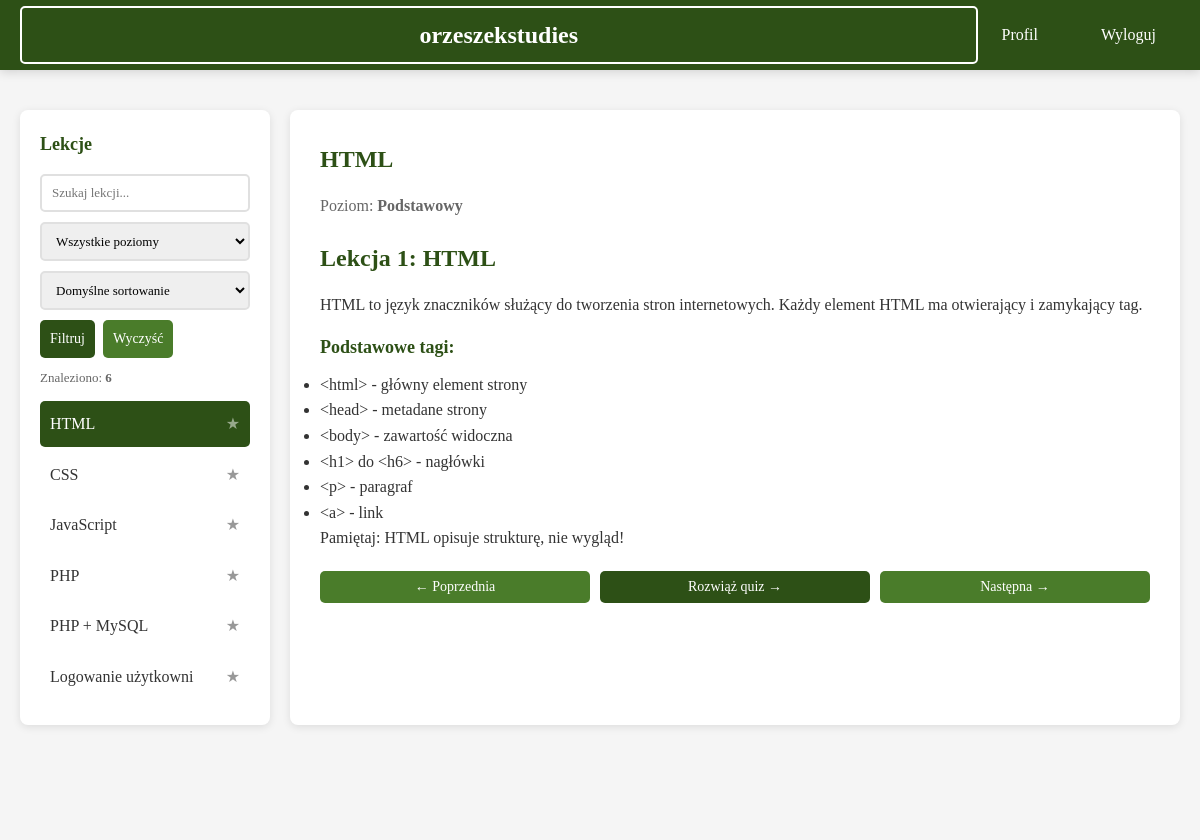
The app's page /learn.php (signed in) with its own data.
### tables this page shows
CREATE TABLE lessons (
    id INT PRIMARY KEY AUTO_INCREMENT,
    title VARCHAR(100) NOT NULL,
    level_id INT NOT NULL,
    status ENUM('draft', 'published') NOT NULL DEFAULT 'published',
    content LONGTEXT NOT NULL,
    order_in_level INT NOT NULL,
    created_at TIMESTAMP DEFAULT CURRENT_TIMESTAMP,
    INDEX (status),
    FOREIGN KEY (level_id) REFERENCES lesson_levels(id) ON DELETE CASCADE
);

CREATE TABLE lesson_levels (
    id INT PRIMARY KEY AUTO_INCREMENT,
    name VARCHAR(50) NOT NULL UNIQUE,
    description TEXT,
    created_at TIMESTAMP DEFAULT CURRENT_TIMESTAMP
);

### src/classes/Lesson.php (called while the page is built, shortened)
<?php
require_once __DIR__ . '/../config/Database.php';
class Lesson {
    private $db;
    public function __construct() {
        $this->db = Database::getInstance()->getConnection();
    }
    public function searchLessons($query = '', $levelId = 0, $sort = 'default', $isAdmin = false) {
        try {
            $sql = "
                SELECT l.*, ll.name as level_name
                FROM lessons l
                JOIN lesson_levels ll ON l.level_id = ll.id
                WHERE 1=1
            ";
            $params = [];
            if (!$isAdmin) {
                $sql .= " AND l.status = 'published'";
            }
            switch ($sort) {
                default:
                    $sql .= ' ORDER BY l.level_id, l.order_in_level';
                    break;
            }
            $stmt = $this->db->prepare($sql);
            $stmt->execute($params);
            return $stmt->fetchAll();
        } catch (PDOException $e) {
            return [];
        }
    }
    public function getLesson($lessonId) {
        try {
            $stmt = $this->db->prepare("
                SELECT l.*, ll.name as level_name
                FROM lessons l
                JOIN lesson_levels ll ON l.level_id = ll.id
                WHERE l.id = ?
            ");
            $stmt->execute([$lessonId]);
            return $stmt->fetch();
        } catch (PDOException $e) {
            return null;
        }
    }
    public function getPreviousLesson($currentLessonId) {
        try {
            $current = $this->getLesson($currentLessonId);
            if (!$current || $current['order_in_level'] == 1) return null;
            $stmt = $this->db->prepare("
                SELECT l.*
                FROM lessons l
                WHERE l.level_id = ? AND l.order_in_level = ?
            ");
            $stmt->execute([$current['level_id'], $current['order_in_level'] - 1]);
            return $stmt->fetch();
        } catch (PDOException $e) {
            return null;
        }
    }
    public function getNextLesson($currentLessonId) {
        try {
            $current = $this->getLesson($currentLessonId);
            $stmt = $this->db->prepare("
                SELECT l.*
                FROM lessons l
                WHERE l.level_id = ? AND l.order_in_level = ?
            ");
            $stmt->execute([$current['level_id'], $current['order_in_level'] + 1]);
            return $stmt->fetch();
        } catch (PDOException $e) {
            return null;
        }
    }
}
?>

### src/config/Database.php (called while the page is built, shortened)
<?php
class Database {
    private static $instance = null;
    private $pdo;
    private function __construct() {
        try {
            $host = getenv('MYSQL_HOST') ?: 'mysql';
            $db = getenv('MYSQL_DB') ?: 'orzeszekstudies';
            $user = getenv('MYSQL_USER') ?: 'user';
            $pass = getenv('MYSQL_PASSWORD') ?: 'password';
            $this->pdo = new PDO(
                "mysql:host=$host;dbname=$db;charset=utf8mb4",
                $user,
                $pass,
                [
                    PDO::ATTR_ERRMODE => PDO::ERRMODE_EXCEPTION,
                    PDO::ATTR_DEFAULT_FETCH_MODE => PDO::FETCH_ASSOC,
                    PDO::ATTR_EMULATE_PREPARES => false,
                ]
            );
            $this->pdo->exec("SET CHARACTER SET utf8mb4");
            $this->pdo->exec("SET NAMES utf8mb4");
            $this->pdo->exec("SET CHARACTER_SET_CLIENT=utf8mb4");
            $this->pdo->exec("SET CHARACTER_SET_RESULTS=utf8mb4");
            $this->pdo->exec("SET COLLATION_CONNECTION=utf8mb4_unicode_ci");
        } catch (PDOException $e) {
            die("Błąd połączenia z bazą danych: " . $e->getMessage());
        }
    }
    public static function getInstance() {
        if (self::$instance === null) {
            self::$instance = new self();
        }
        return self::$instance;
    }
    public function getConnection() {
        return $this->pdo;
    }
}
?>

### public/learn.php (the view, shortened to what this page needs)
<?php
require_once __DIR__ . '/../src/auth/AuthHandler.php';
require_once __DIR__ . '/../src/classes/Lesson.php';
$lesson = new Lesson();
$searchQuery = trim($_GET['q'] ?? '');
$levelFilter = isset($_GET['level']) ? intval($_GET['level']) : 0;
$sortFilter = $_GET['sort'] ?? 'default';
$lessonId = isset($_GET['lesson']) ? intval($_GET['lesson']) : 1;
$currentLesson = $lesson->getLesson($lessonId);
$allLessons = $lesson->searchLessons($searchQuery, $levelFilter, $sortFilter);
$prevLesson = $lesson->getPreviousLesson($lessonId);
$nextLesson = $lesson->getNextLesson($lessonId);
?>
<!DOCTYPE html>
<html lang="pl">
<head>
    <link rel="stylesheet" href="/css/styles.css">
</head>
<body>
<header>
    <nav>
        <a href="/" class="logo">orzeszekstudies</a>
        <div class="nav-buttons">
            <a href="/profile.php" class="btn">Profil</a>
            <a href="/logout.php" class="btn">Wyloguj</a>
        </div>
    </nav>
</header>
<main>
    <div class="learning-container">
        <div class="lesson-sidebar">
            <h3>Lekcje</h3>
            <form method="GET" action="/learn.php" class="lesson-filters">
                <div class="form-group">
                    <input
                        type="text"
                        name="q"
                        placeholder="Szukaj lekcji..."
                        value="<?php echo htmlspecialchars($searchQuery); ?>"
                    >
                </div>
                <div class="form-group">
                    <select name="level">
                        <option value="0">Wszystkie poziomy</option>
                    </select>
                </div>
                <div class="form-group">
                    <select name="sort">
                        <option value="default" <?php echo ($sortFilter === 'default') ? 'selected' : ''; ?>>Domyślne sortowanie</option>
                    </select>
                </div>
                <div class="lesson-filters-actions">
                    <button type="submit" class="btn btn-small btn-primary">Filtruj</button>
                    <a href="/learn.php?lesson=<?php echo intval($lessonId); ?>" class="btn btn-small btn-secondary">Wyczyść</a>
                </div>
            </form>
            <div class="lesson-results-count">
                Znaleziono: <strong><?php echo count($allLessons); ?></strong>
            </div>
            <ul class="lesson-list">
                <?php foreach ($allLessons as $les): ?>
                    <li class="<?php echo ($les['id'] == $lessonId) ? 'active' : ''; ?>"
                        onclick="selectLesson(<?php echo $les['id']; ?>)">
                        <span><?php echo htmlspecialchars(substr($les['title'], 0, 20)); ?></span>
                        <span class="lesson-star" onclick="event.stopPropagation(); toggleFavorite(<?php echo $les['id']; ?>, event.target.parentElement)">★</span>
                    </li>
                <?php endforeach; ?>
            </ul>
        </div>
        <div class="lesson-content">
            <h2><?php echo htmlspecialchars($currentLesson['title']); ?></h2>
            <div style="color: #666; margin-bottom: 20px;">
                Poziom: <strong><?php echo htmlspecialchars($currentLesson['level_name']); ?></strong>
            </div>
            <?php echo $currentLesson['content']; ?>
            <div class="lesson-navigation">
                <?php if ($prevLesson): ?>
                    <button class="btn btn-secondary btn-small" onclick="selectLesson(<?php echo $prevLesson['id']; ?>)">
                        ← Poprzednia
                    </button>
                <?php else: ?>
                    <button class="btn btn-secondary btn-small" disabled>← Poprzednia</button>
                <?php endif; ?>
                <button class="btn btn-primary btn-small" onclick="window.location.href='/quiz.php?lesson=<?php echo $currentLesson['id']; ?>'">
                    Rozwiąż quiz →
                </button>
                <?php if ($nextLesson): ?>
                    <button class="btn btn-secondary btn-small" onclick="selectLesson(<?php echo $nextLesson['id']; ?>)">
                        Następna →
                    </button>
                <?php else: ?>
                    <button class="btn btn-secondary btn-small" disabled>Następna →</button>
                <?php endif; ?>
            </div>
        </div>
    </div>
</main>
</body>
</html>

### public/css/styles.css (style rules this page uses)
:root { --primary-color: #2d5016; --primary-light: #4a7c2a; --primary-hover: #1f3a0f; --light-bg: #f5f5f5; --white: #ffffff; --dark-text: #333333; --border-color: #e0e0e0; --success: #4caf50; --danger: #f44336; --warning: #ff9800; }
* { margin: 0; padding: 0; box-sizing: border-box; }
html, body { height: 100%; }
body { font-family: 'Georgia', 'Garamond', serif; background-color: var(--light-bg); color: var(--dark-text); line-height: 1.6; }
header { position: sticky; top: 0; z-index: 1000; background-color: var(--primary-color); box-shadow: 0 2px 10px rgba(0, 0, 0, 0.15); padding: 0 20px; }
header nav { display: flex; justify-content: space-between; align-items: center; max-width: 1400px; margin: 0 auto; height: 70px; }
header .logo { font-size: 24px; font-weight: bold; color: var(--white); text-decoration: none; margin: 0 auto; flex: 1; text-align: center; }
header .nav-buttons { display: flex; gap: 15px; margin-left: auto; }
header button, header a { background-color: transparent; color: var(--white); border: 2px solid var(--white); padding: 8px 16px; border-radius: 5px; cursor: pointer; font-family: 'Georgia', 'Garamond', serif; font-size: 14px; transition: all 0.3s ease; text-decoration: none; display: inline-block; }
main { max-width: 1400px; margin: 40px auto; padding: 0 20px; min-height: calc(100vh - 70px); }
.btn { display: inline-block; padding: 12px 24px; border: none; border-radius: 5px; font-family: 'Georgia', 'Garamond', serif; font-size: 16px; cursor: pointer; transition: all 0.3s ease; text-decoration: none; }
.btn-primary { background-color: var(--primary-color); color: var(--white); }
.btn-secondary { background-color: var(--primary-light); color: var(--white); }
.btn-small { padding: 8px 16px; font-size: 14px; }
h2 { font-size: 24px; color: var(--primary-color); margin-top: 20px; margin-bottom: 15px; }
h3 { font-size: 18px; color: var(--primary-color); margin-bottom: 10px; }
p { margin-bottom: 15px; }
.form-group { margin-bottom: 20px; display: flex; flex-direction: column; }
.form-group input, .form-group select { padding: 12px; border: 2px solid var(--border-color); border-radius: 5px; font-family: 'Georgia', 'Garamond', serif; font-size: 14px; transition: border 0.3s ease; }
.learning-container { display: grid; grid-template-columns: 250px 1fr; gap: 20px; margin-top: 20px; }
.lesson-sidebar { background-color: var(--white); border-radius: 8px; padding: 20px; box-shadow: 0 2px 8px rgba(0, 0, 0, 0.1); height: fit-content; }
.lesson-sidebar h3 { margin-top: 0; }
.lesson-filters { margin: 15px 0 10px; }
.lesson-filters .form-group { margin-bottom: 10px; }
.lesson-filters .form-group input, .lesson-filters .form-group select { padding: 9px 10px; font-size: 13px; }
.lesson-filters-actions { display: flex; gap: 8px; }
.lesson-filters-actions .btn { text-align: center; padding: 8px 10px; }
.lesson-results-count { margin: 10px 0 12px; font-size: 13px; color: #666; }
.lesson-list { list-style: none; }
.lesson-list li { padding: 10px; margin-bottom: 5px; border-radius: 5px; cursor: pointer; transition: all 0.3s ease; display: flex; justify-content: space-between; align-items: center; }
.lesson-list li.active { background-color: var(--primary-color); color: var(--white); }
.lesson-star { font-size: 16px; cursor: pointer; opacity: 0.5; transition: opacity 0.3s ease; }
.lesson-content { background-color: var(--white); border-radius: 8px; padding: 30px; box-shadow: 0 2px 8px rgba(0, 0, 0, 0.1); }
.lesson-content h2 { margin-top: 0; }
.lesson-navigation { display: flex; gap: 10px; margin-top: 20px; justify-content: space-between; }
.lesson-navigation .btn { flex: 1; }

### records on screen
lessons: title "HTML", level.name "Podstawowy", content "Lekcja 1: HTML HTML to język znaczników służący do tworzenia stron internetowych. Każdy element HTML ma otwierający i zamykający tag. Podstawowe tagi: <html> - główny element strony <head> - metadane strony <body> - zawartość widoczna <h1> do <h6> - nagłówki <p> - paragraf <a> - link Pamiętaj: HTML opisuje strukturę, nie wygląd!"
lessons: title "CSS"
lessons: title "JavaScript"
lessons: title "PHP"
lessons: title "PHP + MySQL"
lessons: title "Logowanie użytkowni"

### other values on screen
count($allLessons) "6"
